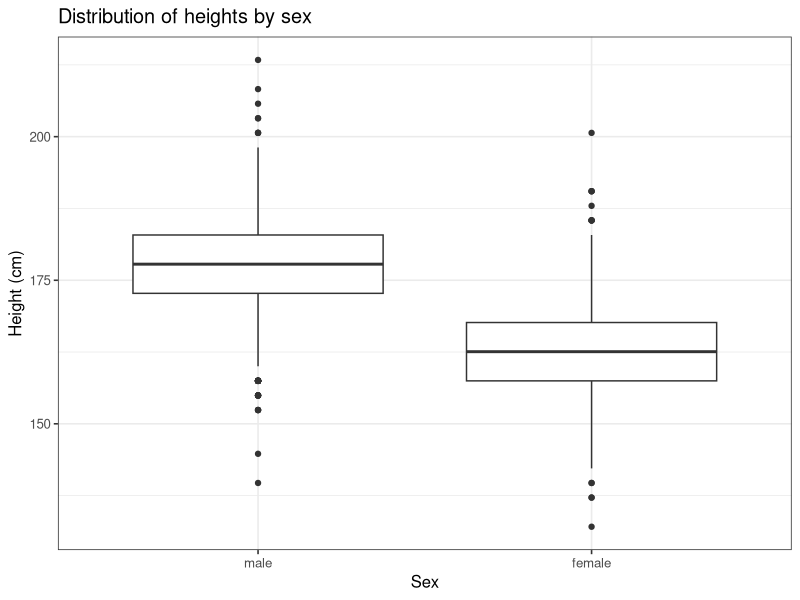
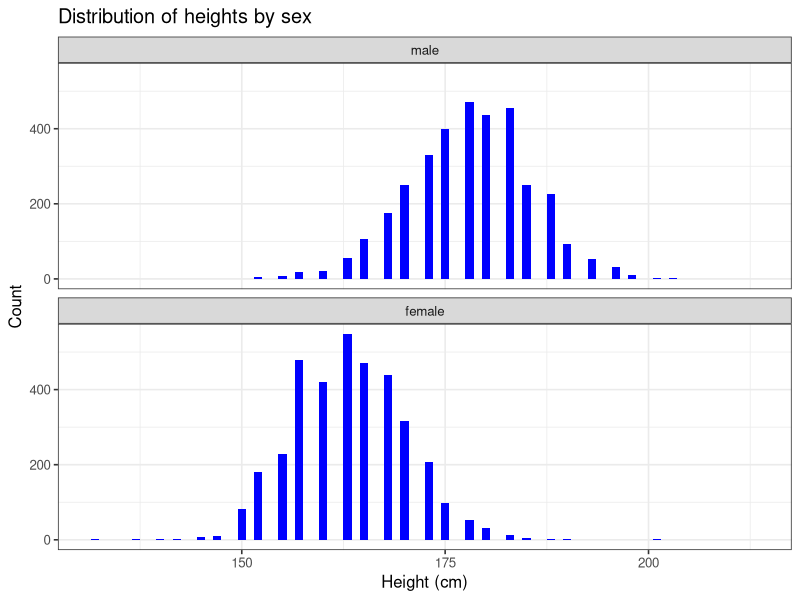
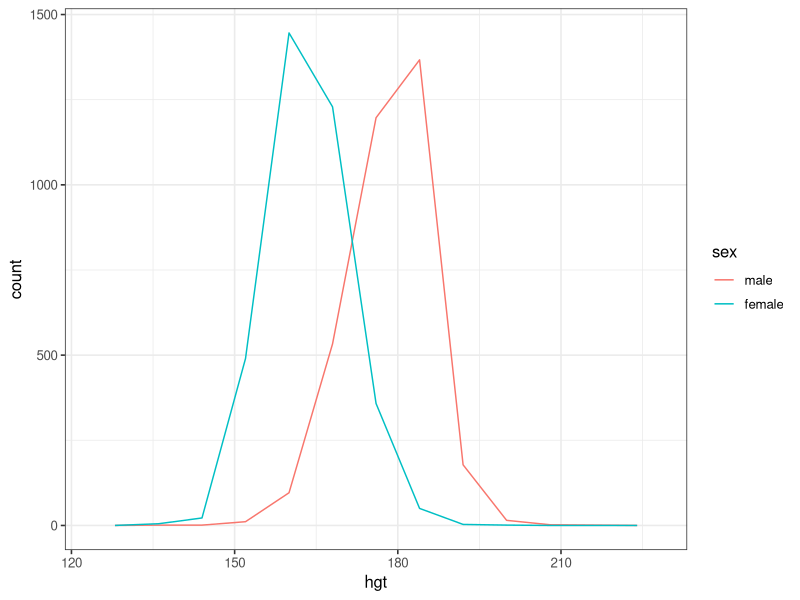
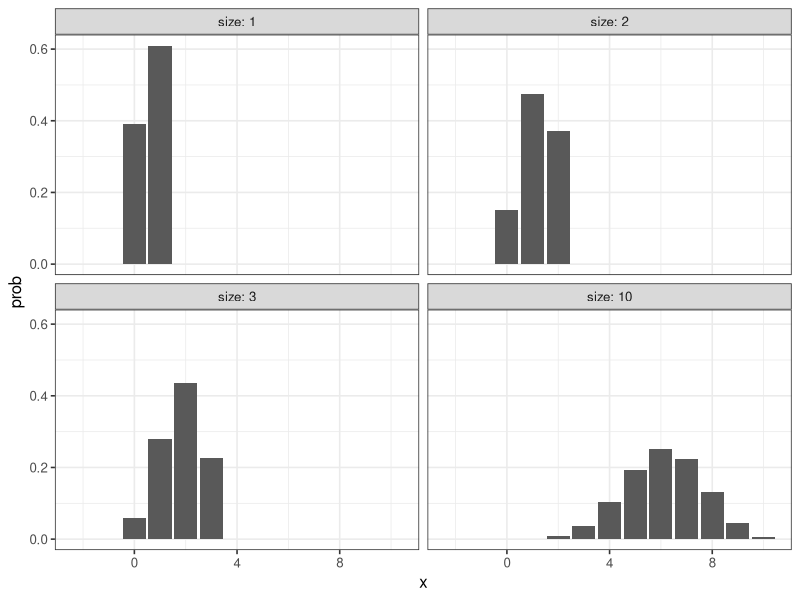
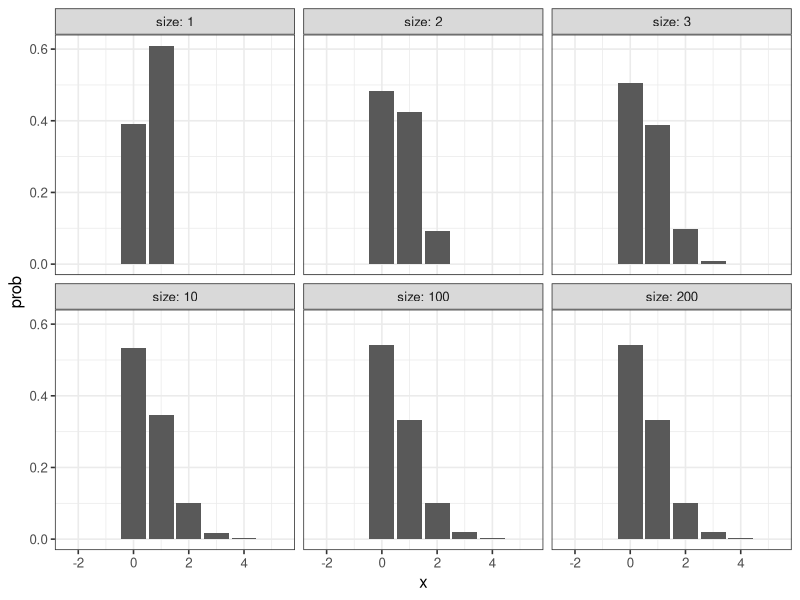
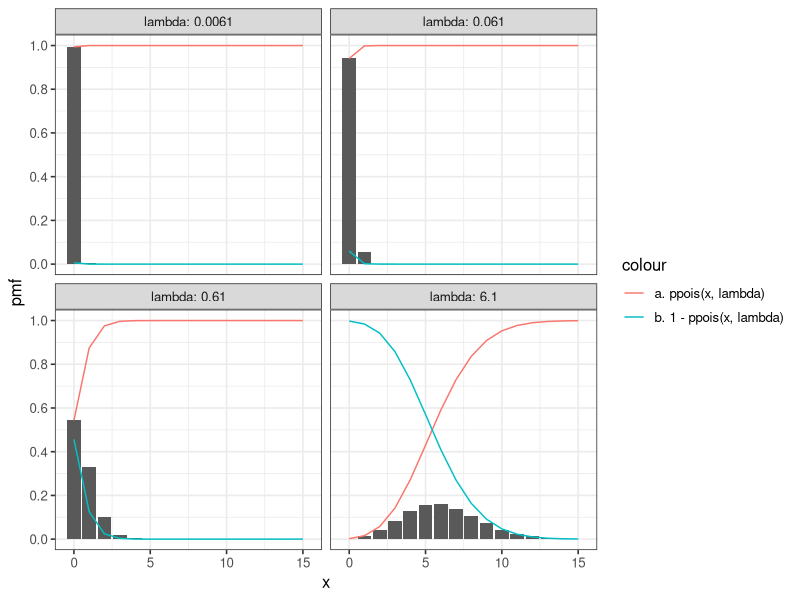
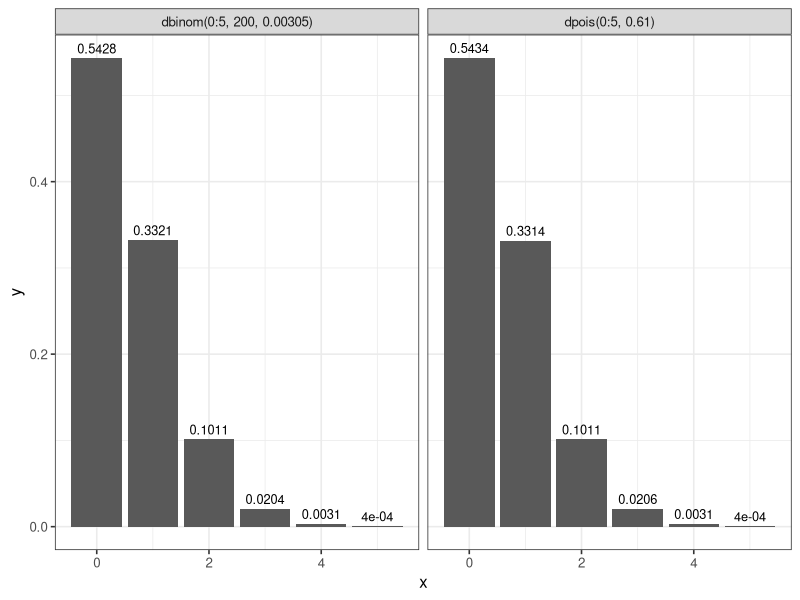
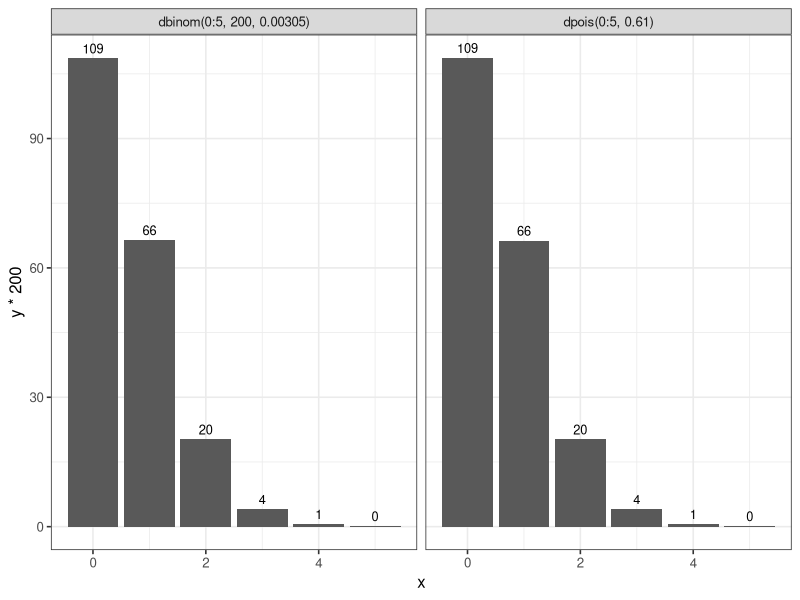

These charts were generated, in order, by the following R code: (Note: this script raises an error after producing the figures.)
## ---- chunk 1
knitr::opts_chunk$set(echo = TRUE)

options(dplyr.summarise.inform = FALSE)
library(tidyverse)

# set theme used for plotting
theme_set(theme_bw(base_size = 12))

# Modelr package
library(modelr)

library(ggplot2)

## ---- chunk 2
# test
heights <- heights

heights
## ---- chunk 3
heights$hgt <- heights$height * 2.54

heights$wgt <- heights$weight * 0.45359237

heights
## ---- chunk 4
ggplot(heights, aes(x = sex, y = hgt)) + 
  geom_boxplot() +
  xlab("Sex") +
  ylab("Height (cm)") +
  ggtitle("Distribution of heights by sex")
## ---- chunk 5
ggplot(heights, aes(x = hgt)) +
  geom_histogram(binwidth = 1, fill = "blue") +
  facet_wrap(~ sex, ncol = 1) +
  xlab("Height (cm)") +
  ylab("Count") +
  ggtitle("Distribution of heights by sex")
## ---- chunk 6
#?heights
ggplot(heights, aes(x = hgt, color = sex, fill = sex)) +
  geom_freqpoly(binwidth = 8)
## ---- chunk 7
hgt_summary <- heights %>%
  group_by(sex) %>%
  summarize(
    hgt_mean = mean(hgt),
    hgt_sd = sd(hgt),
    counts = n()
)

hgt_summary
## ---- chunk 8
# Tøl frá https://en.wikipedia.org/wiki/Average_human_height_by_country
# Land brúk: Bretland
hgt_summary

#df['r3',]

male <- hgt_summary[hgt_summary$sex == 'male',] 
female <- hgt_summary[hgt_summary$sex == 'female',] 

hgt_males   <- tibble(
   hgt = rnorm(male$counts, 
           male$hgt_mean, 
           male$hgt_sd),
   sex = male$sex)
hgt_males

hgt_females   <- tibble(
   hgt = rnorm(female$counts, 
           female$hgt_mean, 
           female$hgt_sd),
  sex = female$sex)
hgt_females


hgt_sim <-
  rbind(
    hgt_males,
    hgt_females
  )

arrange(hgt_sim, desc(hgt_sim$hgt))
## ---- chunk 9

## ---- chunk 10

## ---- chunk 11

## ---- chunk 12

## ---- chunk 13

## ---- chunk 14

## ---- chunk 15

## ---- chunk 16

## ---- chunk 17

## ---- chunk 18

## ---- chunk 19

## ---- chunk 20

## ---- chunk 21

## ---- chunk 22
x_values <- -2:10
prob <- 0.61
size <- c(1,2,3,10)

ndata <- NULL
for (i in size) {
  tb_data <- NULL
  tb_data <- tibble(
    x = x_values,
    size = i,
    prob = dbinom(x_values, size, prob)
  )
  ndata <- rbind(ndata, tb_data)
}

ggplot() +
  geom_bar(data=ndata, aes(x, prob), stat = "identity") +
  ylab("prob") +
  facet_wrap(~ size, labeller = label_both)
## ---- chunk 23
x_values <- -2:5
prob_value <- 0.61
size <- c(1,2,3,10,100,200)

ndata <- NULL
for (i in size) {
  tb_data <- NULL
  tb_data <- tibble(
    x = x_values,
    size = i,
    prob = prob_value/size,
    y = dbinom(x_values, size, prob)
  )
  ndata <- rbind(ndata, tb_data)
}

ggplot() +
  geom_bar(data=ndata, aes(x, y), stat = "identity") +
  ylab("prob") +
  facet_wrap(~ size, labeller = label_both)
## ---- chunk 24
x_values <- 0:15
lambda <- c(0.0061, 0.061, 0.61, 6.1)

pdata <- NULL
for (i in lambda) {
  tb_data <- NULL
  tb_data <- tibble(
    x = x_values,
    lambda = i,
    y = dpois(x,lambda),
    ppois = ppois(x,lambda),
    ppois_rtail = 1 - ppois(x,lambda)
    )
  
  pdata <- rbind(pdata, tb_data)
}

ggplot(data=pdata, ) +
  geom_bar(aes(x, y), stat = "identity") +
  # geom_bar(aes(x, y, fill = "dpois(x, lambda)"), stat = "identity") +
  geom_line(aes(x, ppois, colour = "a. ppois(x, lambda)")) +
  geom_line(aes(x, ppois_rtail, colour = "b. 1 - ppois(x, lambda)")) +
  scale_y_continuous(breaks = seq(0, 1, 0.2))+
  scale_x_continuous(breaks=seq(min(x_values), max(x_values), 5)) +
  ylab("pmf") +
  facet_wrap(~ lambda, labeller = label_both)

## ---- chunk 25
x_values <- 0:5

size <- 200
prob <- 0.61/size

lambda <- 0.61

data_bino <- tibble(
  x = x_values,
  y = dbinom(x_values, size, prob),
  # label = "dbinom(x_values, size, prob)"
  label = sprintf("dbinom(%s:%s, %s, %s)", min(x_values),max(x_values), size, prob)
)

data_pois <- tibble(
  x = x_values,
  y = dpois(x,lambda),
  label = sprintf("dpois(%s:%s, %s)", min(x_values),max(x_values), lambda)
)

# data_bino
# data_pois

data_bp <- rbind(data_bino, data_pois)
data_bp

## ---- chunk 26
ggplot(data = data_bp) +
  geom_bar(aes(x,y), stat = "identity") +
  geom_text(aes(x,y, label = round(y, 4)), vjust=-0.5, size = 3.25) +
  facet_wrap(~ label)
## ---- chunk 27
ggplot(data = data_bp) +
  geom_bar(aes(x,y*200), stat = "identity") +
  geom_text(aes(x,y*200, label = round(y*200, 0)), vjust=-0.5, size = 3.25) +
  facet_wrap(~ label)

## ---- chunk 28

n_values <- c(10, 50, 100)
p <- 2/n

pdata <- NULL
for (n in n_values) {
  tb_data <- NULL
  tb_data <- tibble(
    x = 1:20,
    prob = 2/n,
    n = n,
    y = dbinom(x, n, prob)
    
  )
  pdata <- rbind(pdata, tb_data)
}

pdata

ggplot(pdata) +
  geom_bar(aes(x, y), stat = "identity") +
  facet_wrap(~ n, labeller = label_both) +
  xlab("Amount of failed transmissions") +
  ylab("Chance of transmission failure")

## ---- chunk 29
data_bino <- tibble(
  x = 0:10,
  y = c(dbinom(0:10, 10, 0.2)),
  label = rep("1. dbinom(x, 10, 0.2)", 11)
) %>%
  bind_rows(tibble(
    x = 0:10,
    y = c(dbinom(0:10, 50, 0.04)),
    label = rep("2. dbinom(x, 50, 0.04)", 11)
  )) %>%
  bind_rows(tibble(
    x = 0:10,
    y = c(dbinom(0:10, 100, 0.02)),
    label = rep("3. dbinom(x, 100, 0.02)", 11)
  ))

data_pois <- tibble(
  x = 0:10,
  y = dpois(0:10, 2),
  label = rep("4. dpois(x, 2)", 11)
)

data_bp <- bind_rows(data_bino, data_pois)

data_bp
## ---- chunk 30
library(ggplot2)

ggplot(data_bp, aes(x = x, y = y, fill = label)) +
  geom_bar(stat = "identity") +
  facet_wrap(~label, nrow = 2) +
  labs(x = "x", y = "Probability", fill = NULL)
## ---- chunk 31

## ---- chunk 32

## ---- chunk 33

## ---- chunk 34

## ---- chunk 35

## ---- chunk 36
